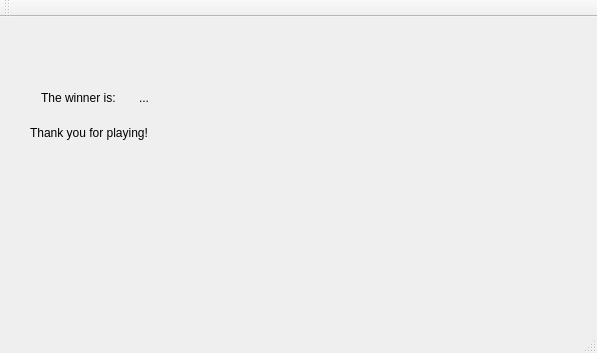
<?xml version="1.0" encoding="UTF-8"?>
<ui version="4.0">
 <class>QuizzGame</class>
 <widget class="QMainWindow" name="QuizzGame">
  <property name="geometry">
   <rect>
    <x>0</x>
    <y>0</y>
    <width>597</width>
    <height>353</height>
   </rect>
  </property>
  <property name="windowTitle">
   <string>QuizzGame</string>
  </property>
  <widget class="QWidget" name="centralWidget">
   <widget class="QStackedWidget" name="stackedWidget">
    <property name="geometry">
     <rect>
      <x>0</x>
      <y>-10</y>
      <width>601</width>
      <height>311</height>
     </rect>
    </property>
    <property name="currentIndex">
     <number>6</number>
    </property>
    <widget class="QWidget" name="welcome">
     <widget class="QWidget" name="layoutWidget">
      <property name="geometry">
       <rect>
        <x>160</x>
        <y>100</y>
        <width>281</width>
        <height>111</height>
       </rect>
      </property>
      <layout class="QVBoxLayout" name="verticalLayout">
       <item>
        <widget class="QPushButton" name="pushButton_singIn">
         <property name="text">
          <string>Sing In</string>
         </property>
        </widget>
       </item>
       <item>
        <widget class="QPushButton" name="pushButton_registerWellcome">
         <property name="text">
          <string>Register</string>
         </property>
        </widget>
       </item>
      </layout>
     </widget>
     <widget class="QLabel" name="label_wellcome">
      <property name="geometry">
       <rect>
        <x>210</x>
        <y>50</y>
        <width>201</width>
        <height>21</height>
       </rect>
      </property>
      <property name="text">
       <string>Wellcome to Quizz Game!</string>
      </property>
     </widget>
     <widget class="QLabel" name="label_status">
      <property name="geometry">
       <rect>
        <x>240</x>
        <y>220</y>
        <width>121</width>
        <height>31</height>
       </rect>
      </property>
      <property name="text">
       <string/>
      </property>
     </widget>
    </widget>
    <widget class="QWidget" name="login">
     <widget class="QGroupBox" name="SingIn">
      <property name="geometry">
       <rect>
        <x>180</x>
        <y>60</y>
        <width>248</width>
        <height>143</height>
       </rect>
      </property>
      <property name="title">
       <string>Sing In</string>
      </property>
      <layout class="QGridLayout" name="gridLayout">
       <item row="0" column="0">
        <layout class="QHBoxLayout" name="horizontalLayout_username">
         <item>
          <widget class="QLabel" name="label_username_login">
           <property name="text">
            <string>Username</string>
           </property>
           <property name="buddy">
            <cstring>lineEdit_username_login</cstring>
           </property>
          </widget>
         </item>
         <item>
          <widget class="QLineEdit" name="lineEdit_username_login"/>
         </item>
        </layout>
       </item>
       <item row="1" column="0">
        <layout class="QHBoxLayout" name="horizontalLayout_password">
         <item>
          <widget class="QLabel" name="label_password_login">
           <property name="text">
            <string>Password </string>
           </property>
           <property name="buddy">
            <cstring>lineEdit_password_login</cstring>
           </property>
          </widget>
         </item>
         <item>
          <widget class="QLineEdit" name="lineEdit_password_login">
           <property name="echoMode">
            <enum>QLineEdit::Password</enum>
           </property>
          </widget>
         </item>
        </layout>
       </item>
       <item row="2" column="0">
        <widget class="QPushButton" name="pushButton_login">
         <property name="sizePolicy">
          <sizepolicy hsizetype="Minimum" vsizetype="Fixed">
           <horstretch>0</horstretch>
           <verstretch>0</verstretch>
          </sizepolicy>
         </property>
         <property name="text">
          <string>Login</string>
         </property>
        </widget>
       </item>
      </layout>
     </widget>
     <widget class="QLabel" name="label_messageLogin">
      <property name="geometry">
       <rect>
        <x>90</x>
        <y>200</y>
        <width>501</width>
        <height>91</height>
       </rect>
      </property>
      <property name="text">
       <string>If you are stuck in login, that means that the game started
 and you need to wait until the game will finish</string>
      </property>
     </widget>
    </widget>
    <widget class="QWidget" name="register_2">
     <widget class="QGroupBox" name="Register">
      <property name="geometry">
       <rect>
        <x>180</x>
        <y>60</y>
        <width>248</width>
        <height>143</height>
       </rect>
      </property>
      <property name="title">
       <string>Register</string>
      </property>
      <layout class="QGridLayout" name="gridLayout_3">
       <item row="0" column="0">
        <layout class="QHBoxLayout" name="horizontalLayout_username_3">
         <item>
          <widget class="QLabel" name="label_username_register">
           <property name="text">
            <string>Username</string>
           </property>
           <property name="buddy">
            <cstring>lineEdit_username_login</cstring>
           </property>
          </widget>
         </item>
         <item>
          <widget class="QLineEdit" name="lineEdit_username_register"/>
         </item>
        </layout>
       </item>
       <item row="1" column="0">
        <layout class="QHBoxLayout" name="horizontalLayout_password_3">
         <item>
          <widget class="QLabel" name="label_password_register">
           <property name="text">
            <string>Password </string>
           </property>
           <property name="buddy">
            <cstring>lineEdit_password_login</cstring>
           </property>
          </widget>
         </item>
         <item>
          <widget class="QLineEdit" name="lineEdit_password_register">
           <property name="echoMode">
            <enum>QLineEdit::Password</enum>
           </property>
          </widget>
         </item>
        </layout>
       </item>
       <item row="2" column="0">
        <widget class="QPushButton" name="pushButton_register">
         <property name="sizePolicy">
          <sizepolicy hsizetype="Minimum" vsizetype="Fixed">
           <horstretch>0</horstretch>
           <verstretch>0</verstretch>
          </sizepolicy>
         </property>
         <property name="text">
          <string>Register</string>
         </property>
        </widget>
       </item>
      </layout>
     </widget>
     <widget class="QLabel" name="label_messageRegister">
      <property name="geometry">
       <rect>
        <x>90</x>
        <y>200</y>
        <width>501</width>
        <height>91</height>
       </rect>
      </property>
      <property name="text">
       <string>If you are stuck in login, that means that the game started
 and you need to wait until the game will finish</string>
      </property>
     </widget>
    </widget>
    <widget class="QWidget" name="pregame">
     <widget class="QLabel" name="label_waitText">
      <property name="geometry">
       <rect>
        <x>30</x>
        <y>30</y>
        <width>551</width>
        <height>51</height>
       </rect>
      </property>
      <property name="text">
       <string>Waiting for other players...</string>
      </property>
     </widget>
    </widget>
    <widget class="QWidget" name="game">
     <widget class="QLabel" name="label_question">
      <property name="geometry">
       <rect>
        <x>20</x>
        <y>20</y>
        <width>551</width>
        <height>81</height>
       </rect>
      </property>
      <property name="text">
       <string>Question</string>
      </property>
     </widget>
     <widget class="QPushButton" name="pushButton_check">
      <property name="geometry">
       <rect>
        <x>500</x>
        <y>260</y>
        <width>94</width>
        <height>27</height>
       </rect>
      </property>
      <property name="text">
       <string>Check</string>
      </property>
     </widget>
     <widget class="QWidget" name="">
      <property name="geometry">
       <rect>
        <x>30</x>
        <y>110</y>
        <width>551</width>
        <height>121</height>
       </rect>
      </property>
      <layout class="QVBoxLayout" name="verticalLayout_2">
       <item>
        <widget class="QRadioButton" name="radioButton_a">
         <property name="text">
          <string>Answer a</string>
         </property>
        </widget>
       </item>
       <item>
        <widget class="QRadioButton" name="radioButton_b">
         <property name="text">
          <string>Answer b</string>
         </property>
        </widget>
       </item>
       <item>
        <widget class="QRadioButton" name="radioButton_c">
         <property name="text">
          <string>Answer c</string>
         </property>
        </widget>
       </item>
       <item>
        <widget class="QRadioButton" name="radioButton_d">
         <property name="text">
          <string>Answer d</string>
         </property>
        </widget>
       </item>
      </layout>
     </widget>
     <widget class="QWidget" name="">
      <property name="geometry">
       <rect>
        <x>30</x>
        <y>250</y>
        <width>207</width>
        <height>21</height>
       </rect>
      </property>
      <layout class="QHBoxLayout" name="horizontalLayout_3">
       <item>
        <widget class="QLabel" name="label_questionTimer">
         <property name="text">
          <string>00:00:00</string>
         </property>
        </widget>
       </item>
       <item>
        <widget class="QLabel" name="label_questionText">
         <property name="text">
          <string>until next question</string>
         </property>
        </widget>
       </item>
      </layout>
     </widget>
    </widget>
    <widget class="QWidget" name="next">
     <widget class="QPushButton" name="pushButton_nextQuestion">
      <property name="geometry">
       <rect>
        <x>410</x>
        <y>230</y>
        <width>151</width>
        <height>31</height>
       </rect>
      </property>
      <property name="text">
       <string>Next Question</string>
      </property>
     </widget>
     <widget class="QWidget" name="">
      <property name="geometry">
       <rect>
        <x>30</x>
        <y>40</y>
        <width>207</width>
        <height>21</height>
       </rect>
      </property>
      <layout class="QHBoxLayout" name="horizontalLayout">
       <item>
        <widget class="QLabel" name="label_nextQuestionTimer">
         <property name="text">
          <string/>
         </property>
        </widget>
       </item>
       <item>
        <widget class="QLabel" name="label_text">
         <property name="text">
          <string>until next question</string>
         </property>
        </widget>
       </item>
      </layout>
     </widget>
    </widget>
    <widget class="QWidget" name="winner">
     <widget class="QLabel" name="label">
      <property name="geometry">
       <rect>
        <x>30</x>
        <y>110</y>
        <width>181</width>
        <height>31</height>
       </rect>
      </property>
      <property name="text">
       <string>Thank you for playing!</string>
      </property>
     </widget>
     <widget class="QWidget" name="">
      <property name="geometry">
       <rect>
        <x>30</x>
        <y>70</y>
        <width>211</width>
        <height>41</height>
       </rect>
      </property>
      <layout class="QHBoxLayout" name="horizontalLayout_2">
       <item>
        <widget class="QLabel" name="label_finishText3">
         <property name="text">
          <string>The winner is:</string>
         </property>
        </widget>
       </item>
       <item>
        <widget class="QLabel" name="label_winner">
         <property name="text">
          <string>...</string>
         </property>
        </widget>
       </item>
      </layout>
     </widget>
    </widget>
   </widget>
  </widget>
  <widget class="QMenuBar" name="menuBar">
   <property name="geometry">
    <rect>
     <x>0</x>
     <y>0</y>
     <width>597</width>
     <height>24</height>
    </rect>
   </property>
  </widget>
  <widget class="QToolBar" name="mainToolBar">
   <attribute name="toolBarArea">
    <enum>TopToolBarArea</enum>
   </attribute>
   <attribute name="toolBarBreak">
    <bool>false</bool>
   </attribute>
  </widget>
  <widget class="QStatusBar" name="statusBar"/>
 </widget>
 <layoutdefault spacing="6" margin="11"/>
 <resources/>
 <connections/>
</ui>
